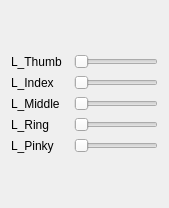
                         <widget class="QWidget" name="scrollAreaWidgetContents">
                          <property name="geometry">
                           <rect>
                            <x>0</x>
                            <y>0</y>
                            <width>169</width>
                            <height>208</height>
                           </rect>
                          </property>
                          <layout class="QVBoxLayout" name="verticalLayout_14">
                           <item>
                            <layout class="QVBoxLayout" name="verticalLayout_20">
                             <item>
                              <layout class="QHBoxLayout" name="horizontalLayout_12">
                               <item>
                                <widget class="QLabel" name="label_3">
                                 <property name="sizePolicy">
                                  <sizepolicy hsizetype="Expanding" vsizetype="Preferred">
                                   <horstretch>0</horstretch>
                                   <verstretch>0</verstretch>
                                  </sizepolicy>
                                 </property>
                                 <property name="text">
                                  <string>L_Thumb</string>
                                 </property>
                                </widget>
                               </item>
                               <item>
                                <widget class="QSlider" name="horizontalSlider">
                                 <property name="singleStep">
                                  <number>0</number>
                                 </property>
                                 <property name="pageStep">
                                  <number>20</number>
                                 </property>
                                 <property name="value">
                                  <number>0</number>
                                 </property>
                                 <property name="orientation">
                                  <enum>Qt::Horizontal</enum>
                                 </property>
                                </widget>
                               </item>
                              </layout>
                             </item>
                             <item>
                              <layout class="QHBoxLayout" name="horizontalLayout_13">
                               <item>
                                <widget class="QLabel" name="label_4">
                                 <property name="sizePolicy">
                                  <sizepolicy hsizetype="Expanding" vsizetype="Preferred">
                                   <horstretch>0</horstretch>
                                   <verstretch>0</verstretch>
                                  </sizepolicy>
                                 </property>
                                 <property name="text">
                                  <string>L_Index</string>
                                 </property>
                                </widget>
                               </item>
                               <item>
                                <widget class="QSlider" name="horizontalSlider_3">
                                 <property name="pageStep">
                                  <number>20</number>
                                 </property>
                                 <property name="value">
                                  <number>0</number>
                                 </property>
                                 <property name="orientation">
                                  <enum>Qt::Horizontal</enum>
                                 </property>
                                </widget>
                               </item>
                              </layout>
                             </item>
                             <item>
                              <layout class="QHBoxLayout" name="horizontalLayout_16">
                               <item>
                                <widget class="QLabel" name="label_5">
                                 <property name="sizePolicy">
                                  <sizepolicy hsizetype="Expanding" vsizetype="Preferred">
                                   <horstretch>0</horstretch>
                                   <verstretch>0</verstretch>
                                  </sizepolicy>
                                 </property>
                                 <property name="text">
                                  <string>L_Middle</string>
                                 </property>
                                </widget>
                               </item>
                               <item>
                                <widget class="QSlider" name="horizontalSlider_2">
                                 <property name="singleStep">
                                  <number>0</number>
                                 </property>
                                 <property name="pageStep">
                                  <number>20</number>
                                 </property>
                                 <property name="value">
                                  <number>0</number>
                                 </property>
                                 <property name="orientation">
                                  <enum>Qt::Horizontal</enum>
                                 </property>
                                </widget>
                               </item>
                              </layout>
                             </item>
                             <item>
                              <layout class="QHBoxLayout" name="horizontalLayout_29">
                               <item>
                                <widget class="QLabel" name="label_13">
                                 <property name="sizePolicy">
                                  <sizepolicy hsizetype="Expanding" vsizetype="Preferred">
                                   <horstretch>0</horstretch>
                                   <verstretch>0</verstretch>
                                  </sizepolicy>
                                 </property>
                                 <property name="text">
                                  <string>L_Ring</string>
                                 </property>
                                </widget>
                               </item>
                               <item>
                                <widget class="QSlider" name="horizontalSlider_11">
                                 <property name="singleStep">
                                  <number>0</number>
                                 </property>
                                 <property name="pageStep">
                                  <number>20</number>
                                 </property>
                                 <property name="value">
                                  <number>0</number>
                                 </property>
                                 <property name="orientation">
                                  <enum>Qt::Horizontal</enum>
                                 </property>
                                </widget>
                               </item>
                              </layout>
                             </item>
                             <item>
                              <layout class="QHBoxLayout" name="horizontalLayout_30">
                               <item>
                                <widget class="QLabel" name="label_14">
                                 <property name="sizePolicy">
                                  <sizepolicy hsizetype="Expanding" vsizetype="Preferred">
                                   <horstretch>0</horstretch>
                                   <verstretch>0</verstretch>
                                  </sizepolicy>
                                 </property>
                                 <property name="text">
                                  <string>L_Pinky</string>
                                 </property>
                                </widget>
                               </item>
                               <item>
                                <widget class="QSlider" name="horizontalSlider_12">
                                 <property name="singleStep">
                                  <number>0</number>
                                 </property>
                                 <property name="pageStep">
                                  <number>20</number>
                                 </property>
                                 <property name="value">
                                  <number>0</number>
                                 </property>
                                 <property name="sliderPosition">
                                  <number>0</number>
                                 </property>
                                 <property name="orientation">
                                  <enum>Qt::Horizontal</enum>
                                 </property>
                                </widget>
                               </item>
                              </layout>
                             </item>
                            </layout>
                           </item>
                          </layout>
                         </widget>
